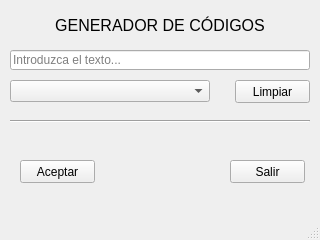
<?xml version="1.0" encoding="UTF-8"?>
<ui version="4.0">
 <class>MainWindow</class>
 <widget class="QMainWindow" name="MainWindow">
  <property name="geometry">
   <rect>
    <x>0</x>
    <y>0</y>
    <width>320</width>
    <height>240</height>
   </rect>
  </property>
  <property name="windowTitle">
   <string>CodeGenerator</string>
  </property>
  <property name="windowIcon">
   <iconset resource="img/icono.qrc">
    <normaloff>:/icono/icono.png</normaloff>:/icono/icono.png</iconset>
  </property>
  <widget class="QWidget" name="centralwidget">
   <widget class="QLineEdit" name="lineEdit_texto">
    <property name="geometry">
     <rect>
      <x>10</x>
      <y>50</y>
      <width>300</width>
      <height>20</height>
     </rect>
    </property>
    <property name="toolTip">
     <string>Introduzca el texto...</string>
    </property>
    <property name="placeholderText">
     <string>Introduzca el texto...</string>
    </property>
   </widget>
   <widget class="QPushButton" name="pushButton_aceptar">
    <property name="geometry">
     <rect>
      <x>20</x>
      <y>160</y>
      <width>75</width>
      <height>23</height>
     </rect>
    </property>
    <property name="toolTip">
     <string>Aceptar</string>
    </property>
    <property name="text">
     <string>Aceptar</string>
    </property>
    <property name="icon">
     <iconset resource="img/aceptar.qrc">
      <normaloff>:/aceptar/aceptar.png</normaloff>:/aceptar/aceptar.png</iconset>
    </property>
   </widget>
   <widget class="QPushButton" name="pushButton_salir">
    <property name="geometry">
     <rect>
      <x>230</x>
      <y>160</y>
      <width>75</width>
      <height>23</height>
     </rect>
    </property>
    <property name="toolTip">
     <string>Salir</string>
    </property>
    <property name="text">
     <string>Salir</string>
    </property>
    <property name="icon">
     <iconset resource="img/salir.qrc">
      <normaloff>:/salir/salir.png</normaloff>:/salir/salir.png</iconset>
    </property>
   </widget>
   <widget class="QPushButton" name="pushButton_limpiar">
    <property name="geometry">
     <rect>
      <x>235</x>
      <y>80</y>
      <width>75</width>
      <height>23</height>
     </rect>
    </property>
    <property name="toolTip">
     <string>Limpiar</string>
    </property>
    <property name="text">
     <string>Limpiar</string>
    </property>
    <property name="icon">
     <iconset resource="img/limpiar.qrc">
      <normaloff>:/limpiar/limpiar.png</normaloff>:/limpiar/limpiar.png</iconset>
    </property>
   </widget>
   <widget class="QLabel" name="label_titulo">
    <property name="geometry">
     <rect>
      <x>10</x>
      <y>10</y>
      <width>300</width>
      <height>30</height>
     </rect>
    </property>
    <property name="font">
     <font>
      <pointsize>12</pointsize>
      <weight>50</weight>
      <bold>false</bold>
     </font>
    </property>
    <property name="text">
     <string>GENERADOR DE CÓDIGOS</string>
    </property>
    <property name="alignment">
     <set>Qt::AlignCenter</set>
    </property>
   </widget>
   <widget class="Line" name="line">
    <property name="geometry">
     <rect>
      <x>10</x>
      <y>120</y>
      <width>300</width>
      <height>3</height>
     </rect>
    </property>
    <property name="orientation">
     <enum>Qt::Horizontal</enum>
    </property>
   </widget>
   <widget class="QLabel" name="labelstatusbar">
    <property name="geometry">
     <rect>
      <x>120</x>
      <y>160</y>
      <width>47</width>
      <height>13</height>
     </rect>
    </property>
    <property name="text">
     <string/>
    </property>
   </widget>
   <widget class="QComboBox" name="comboBox_tipos">
    <property name="geometry">
     <rect>
      <x>10</x>
      <y>80</y>
      <width>200</width>
      <height>22</height>
     </rect>
    </property>
   </widget>
  </widget>
  <widget class="QMenuBar" name="menubar">
   <property name="geometry">
    <rect>
     <x>0</x>
     <y>0</y>
     <width>320</width>
     <height>21</height>
    </rect>
   </property>
  </widget>
  <widget class="QStatusBar" name="statusbar"/>
 </widget>
 <resources>
  <include location="img/aceptar.qrc"/>
  <include location="img/icono.qrc"/>
  <include location="img/limpiar.qrc"/>
  <include location="img/salir.qrc"/>
 </resources>
 <connections/>
</ui>
